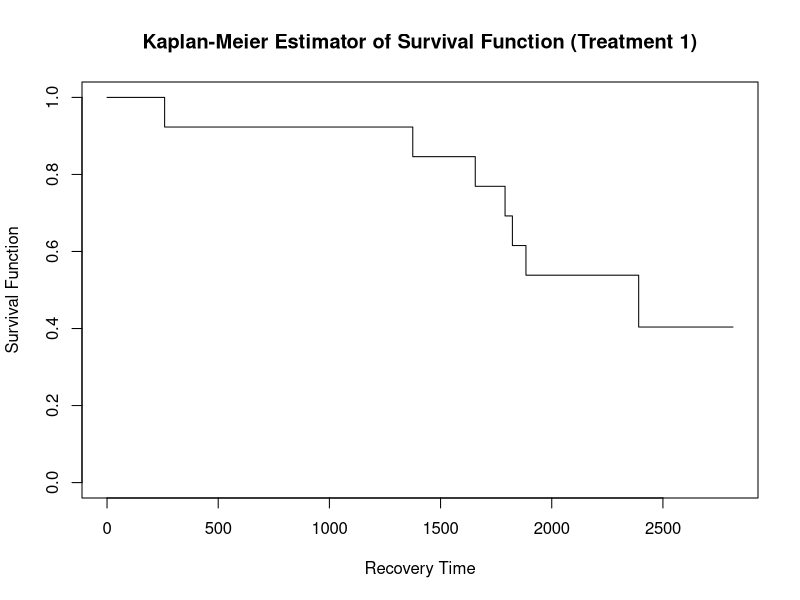
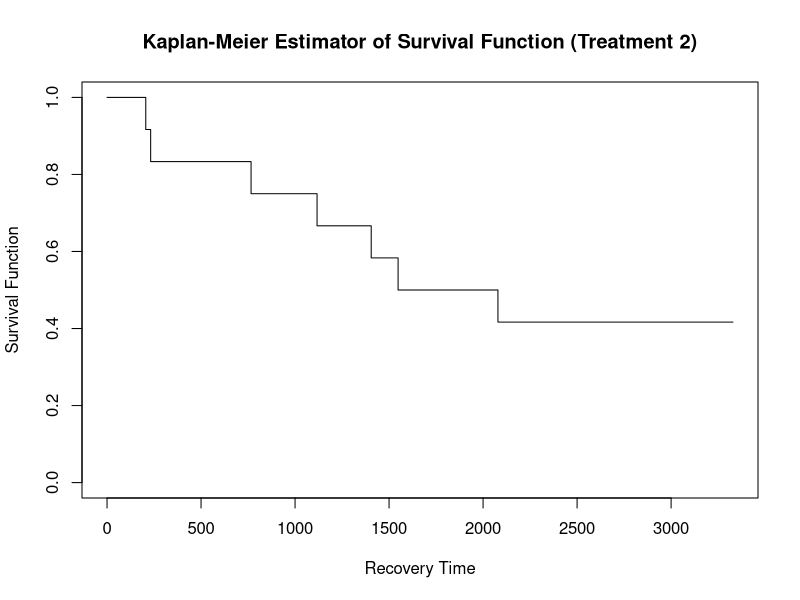

Write the R code that produced these figures, in order.
library(survival)

df <- data.frame(
  time   = c(2391, 2815, 1884, 1656, 2184, 2118, 1905, 1375, 259, 1790, 2413, 2761, 1823),
  status = c(1, 0, 1, 1, 0, 0, 0, 1, 1, 1, 0, 0, 1)
)

km.fit <- survfit(Surv(time, status) ~ 1, data = df)

print(km.fit)
png("treatment1_survival.png", width=800, height=600)

plot(km.fit,conf.int=FALSE,log=FALSE,
main="Kaplan-Meier Estimator of Survival Function (Treatment 1)",xlab="Recovery Time",
ylab="Survival Function")
summary(km.fit)
print(km.fit, print.rmean=TRUE, rmean="individual")

df <- data.frame(
  time   = c(2312, 2501, 2691, 1548, 3329, 2154, 766, 1405, 1117, 232, 206, 2079),
  status = c(0, 0, 0, 1, 0, 0, 1, 1, 1, 1, 1, 1)
)

km.fit <- survfit(Surv(time, status) ~ 1, data = df)

print(km.fit)
png("treatment2_survival.png", width=800, height=600)

plot(km.fit,conf.int=FALSE,log=FALSE,
main="Kaplan-Meier Estimator of Survival Function (Treatment 2)",xlab="Recovery Time",
ylab="Survival Function")
summary(km.fit)
print(km.fit, print.rmean=TRUE, rmean="individual")
